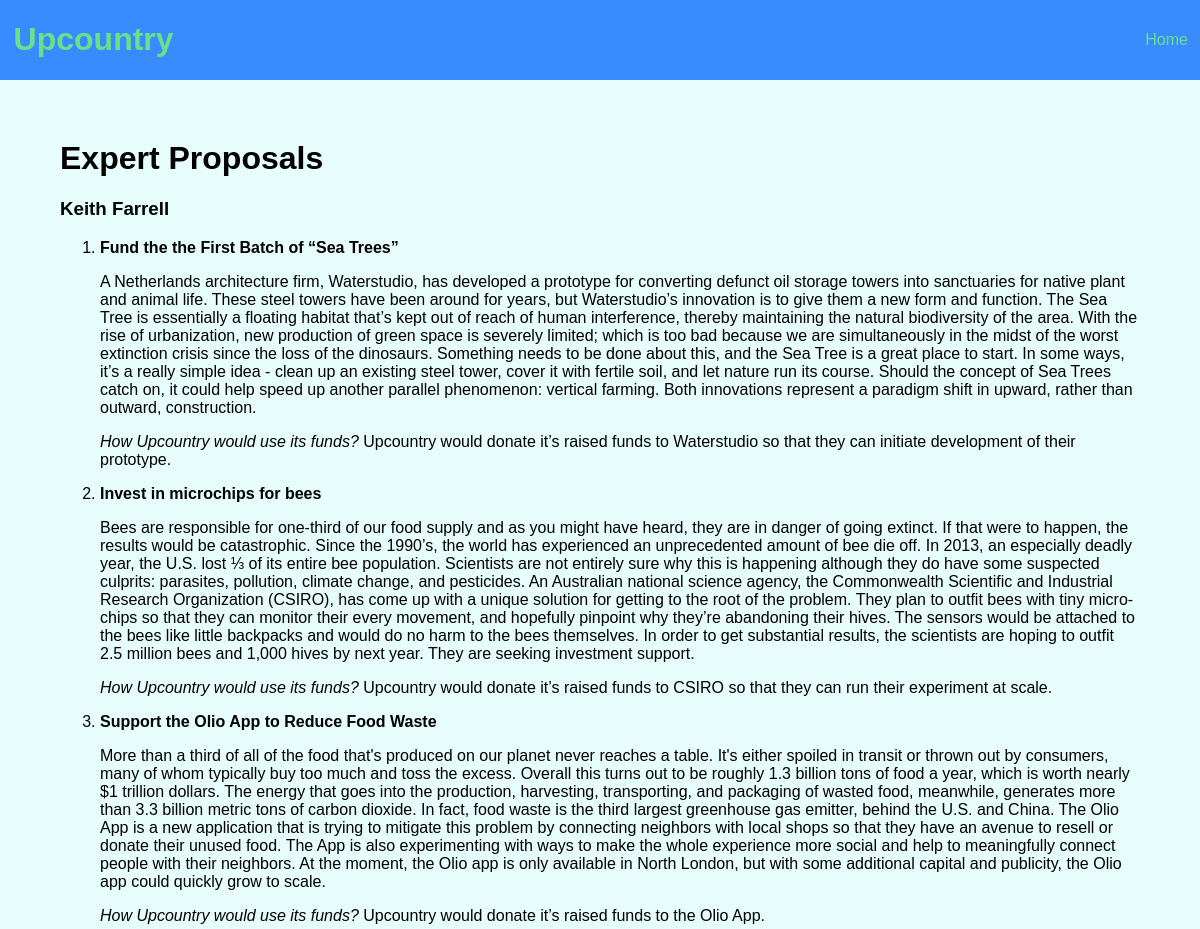
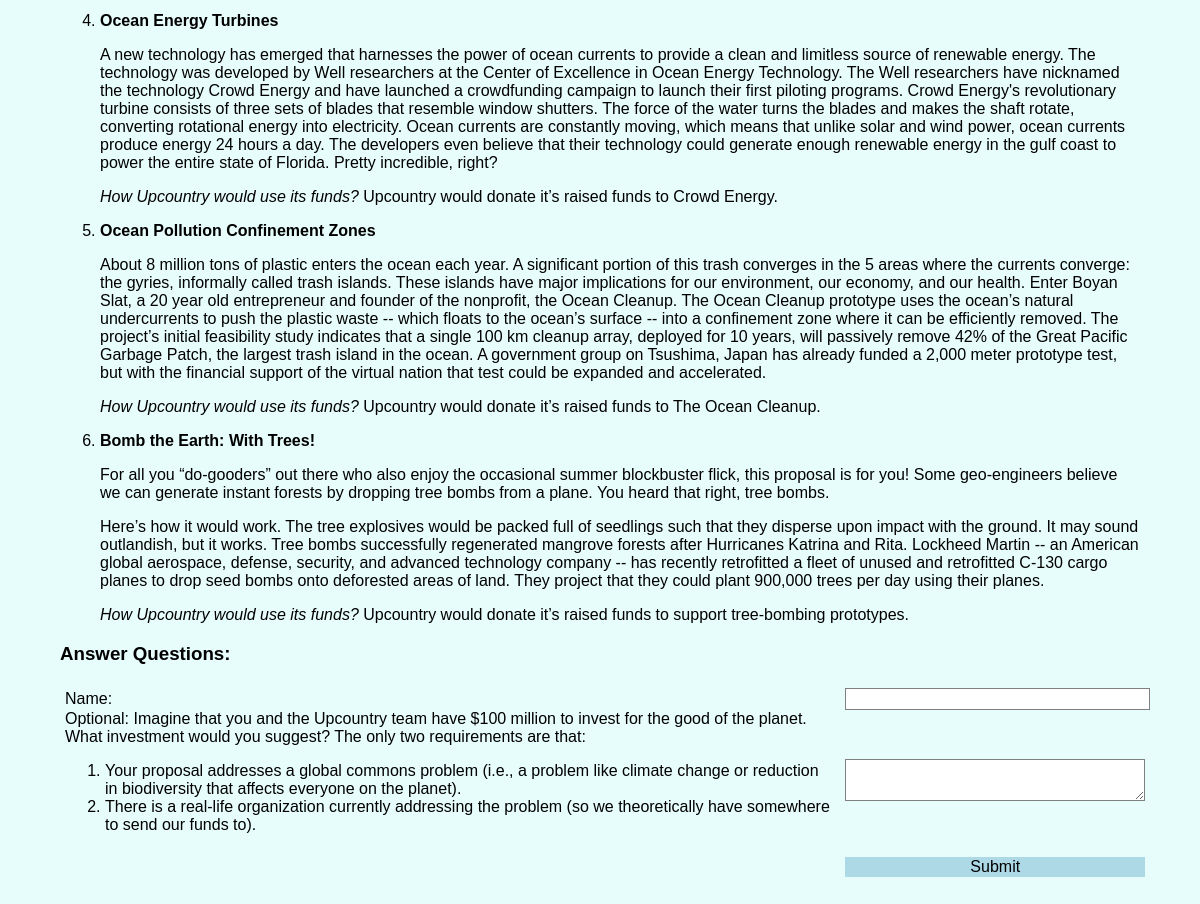
The page /answer/2 on the database its author committed (2 pictures, top to bottom).
### app/models.py (models this page shows, shortened)
class Post(db.Model):
    id = db.Column(db.Integer, primary_key=True)
    timestamp = db.Column(db.DateTime, default=datetime.utcnow)
    author = db.Column(db.String(64))
    title = db.Column(db.String(140))
    body = db.Column(db.String(7500))
    questions = db.relationship('Question', backref='post', lazy='dynamic')
    comments = db.relationship('Comment', backref='post', lazy='dynamic')

class Question(db.Model):
    id = db.Column(db.Integer, primary_key=True)
    post_id = db.Column(db.Integer, db.ForeignKey('post.id'))
    type = db.Column(db.String(1))
    body = db.Column(db.String(250))
    answers = db.relationship('Answer', backref='question', lazy='dynamic')

### app/views.py (the view, shortened to what this page needs)
@app.route('/answer/<post_id>', methods=['GET','POST'])
def answer(post_id):
    form = AnswerForm()
    post = Post.query.filter_by(id=post_id)
    num = post[0].questions.count()
    return render_template('answer.html',
                           title='Answer Questions',
                           post=post[0],
                           form=form,
                           questions=post[0].questions,
                           num=num)

### app/forms.py
class AnswerForm(Form):
    author = StringField('author', validators=[DataRequired()])
    a0 = TextAreaField('a0', validators=[DataRequired()])
    a1 = TextAreaField('a1')
    a2 = TextAreaField('a2')
    a3 = TextAreaField('a3')
    a4 = TextAreaField('a4')
    a5 = TextAreaField('a5')
    a6 = TextAreaField('a6')
    a7 = TextAreaField('a7')
    a8 = TextAreaField('a8')
    a9 = TextAreaField('a9')
    a10 = TextAreaField('a10')
    a11 = TextAreaField('a11')
    a12 = TextAreaField('a12')
    a13 = TextAreaField('a13')
    a14 = TextAreaField('a14')
    a15 = TextAreaField('a15')
    a16 = TextAreaField('a16')
    a17 = TextAreaField('a17')
    a18 = TextAreaField('a18')
    a19 = TextAreaField('a19')

### app/templates/answer.html (shortened to what this page needs)
{% extends 'base.html' %}
{% block content %}
<div class="post">
  <h1>{{ post.title }}</h1>
  <h3>{{ post.author }}</h3>
  <p>
      {{ post.body | safe }}
  </p>
  <div id="questions">
  <p>
  <h3>Answer Questions:</h3>
  <form action="" method="post" name="answer">
      <table>
          <tr>
            <td>Name:</td>
            <td>{{ form.author(size=30, maxLength=64) }}</td>
          </tr>
          <tr>
            <td>{{ questions[0].body | safe }}</td>
            <td>{{ form.a0(size=250, maxLength=500) }}</td>
          </tr>
          <tr>
              <td></td>
              <td><input type="submit" value="Submit"></td>
          </tr>
      </table>
  </form>
  </div>
</div>
{% endblock %}

### app/static/base.css (style rules this page uses)
*, *:before, *:after { box-sizing: inherit; }
html { box-sizing: border-box; }
body { color: black; background: rgba(137,248,238,0.2); font: "source-sans-pro", "helvetica"; min-width: 100%; }
.post { margin: 5%; }
input { min-width: 300px; border: 1px solid gray; margin-left: 5%; }
textarea { width: 300px; border: 1px solid gray; margin-left: 5%; }
form { display: block; padding: 5px; border-radius: 5px; color: #333; }
input[type="submit"] { border: none; margin-top: 2%; background: lightblue; }

### rows shown on the page
Post: title "Expert Proposals", author "Keith Farrell", body "Fund the the First Batch of “Sea Trees” A Netherlands architecture firm, Waterstudio, has developed a prototype for converting defunct oil storage towers into sanctuaries for native plant and animal life. These steel towers have been around for years, but Waterstudio’s innovation is to give them a new form and function. The Sea Tree is essentially a floating habitat that’s kept out of reach of human interference, thereby maintaining the natural biodiversity of the area. With the rise of urbanization, new production of green space is severely limited; which is too bad because we are simultaneously in the midst of the worst extinction crisis since the loss of the dinosaurs. Something needs to…"
Question: body "Optional: Imagine that you and the Upcountry team have $100 million to invest for the good of the planet. What investment would you suggest? The only two requirements are that: Your proposal addresses a global commons problem (i.e., a problem like climate change or reduction in biodiversity that affects everyone on the planet). There is a real-life organization currently addressing the problem (so we theoretically have somewhere to send our funds to)."
